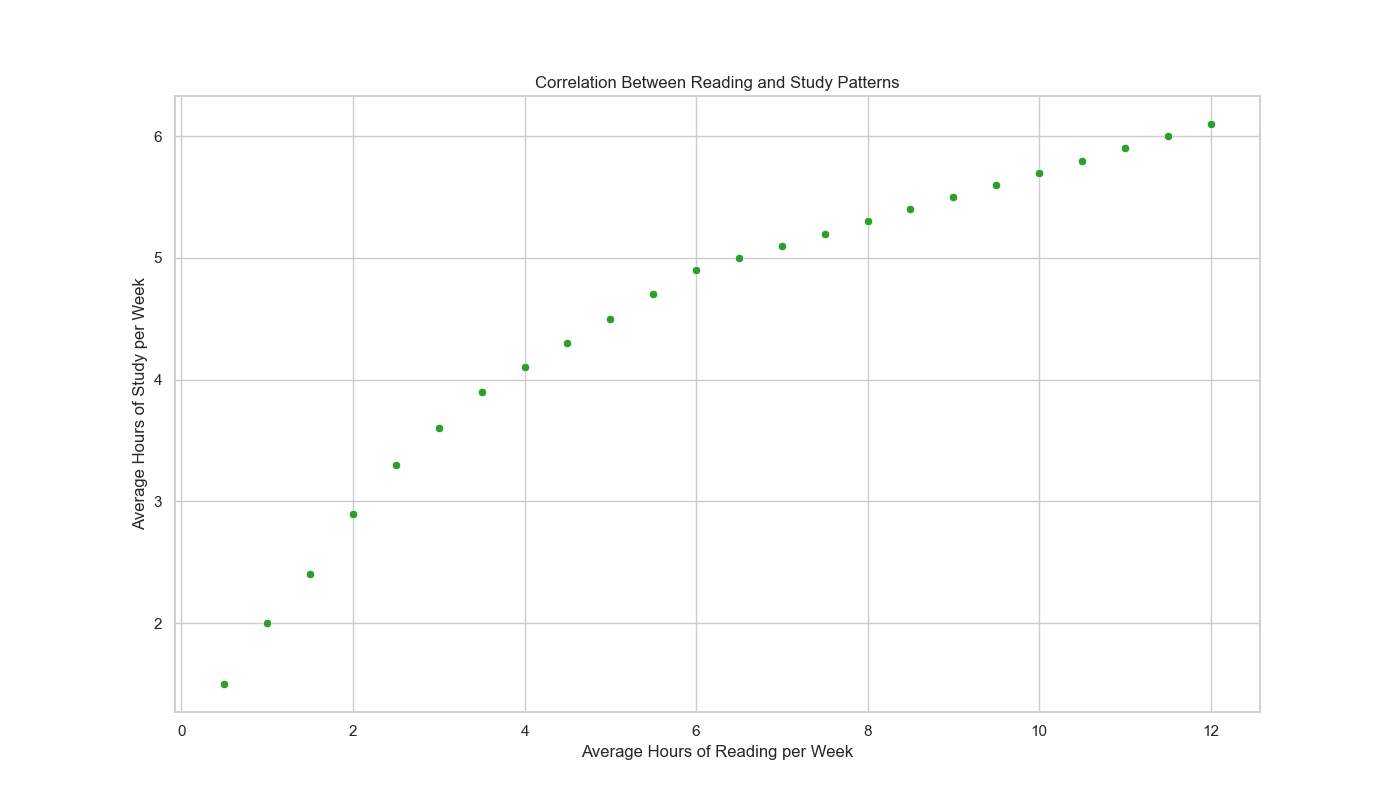

This figure's Python source:

import pandas as pd
import seaborn as sns
import matplotlib.pyplot as plt

# Data
data = {
    'Hours_of_Reading': [0.5, 1, 1.5, 2, 2.5, 3, 3.5, 4, 4.5, 5, 5.5, 6, 6.5, 7, 7.5, 8, 8.5, 9, 9.5, 10, 10.5, 11, 11.5, 12],
    'Hours_of_Study': [1.5, 2.0, 2.4, 2.9, 3.3, 3.6, 3.9, 4.1, 4.3, 4.5, 4.7, 4.9, 5.0, 5.1, 5.2, 5.3, 5.4, 5.5, 5.6, 5.7, 5.8, 5.9, 6.0, 6.1]
}

# Create DataFrame
df = pd.DataFrame(data)

# Plot
plt.figure(figsize=(14, 8))
scatter_plot = sns.scatterplot(data=df, x='Hours_of_Reading', y='Hours_of_Study', color="#2ca02c")

# Customize the plot
scatter_plot.set_title('Correlation Between Reading and Study Patterns')
scatter_plot.set(xlabel='Average Hours of Reading per Week', ylabel='Average Hours of Study per Week')

plt.show()
